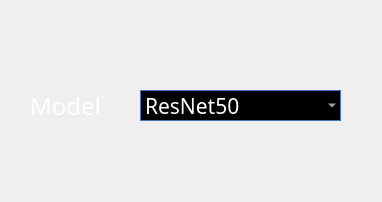
          <widget class="QWidget" name="scrollAreaWidgetContents">
           <property name="geometry">
            <rect>
             <x>0</x>
             <y>0</y>
             <width>382</width>
             <height>202</height>
            </rect>
           </property>
           <layout class="QHBoxLayout" name="horizontalLayout_5">
            <property name="spacing">
             <number>0</number>
            </property>
            <property name="leftMargin">
             <number>0</number>
            </property>
            <property name="topMargin">
             <number>0</number>
            </property>
            <property name="rightMargin">
             <number>0</number>
            </property>
            <property name="bottomMargin">
             <number>0</number>
            </property>
            <item>
             <widget class="QWidget" name="widget_8" native="true">
              <property name="styleSheet">
               <string notr="true">border-image: url(:/ui_img/train_ADModel.png);
background-color: rgba(255, 255, 255, 0);</string>
              </property>
              <layout class="QHBoxLayout" name="horizontalLayout_6">
               <property name="spacing">
                <number>0</number>
               </property>
               <property name="leftMargin">
                <number>0</number>
               </property>
               <property name="topMargin">
                <number>0</number>
               </property>
               <property name="rightMargin">
                <number>0</number>
               </property>
               <property name="bottomMargin">
                <number>0</number>
               </property>
               <item>
                <widget class="QWidget" name="widget" native="true">
                 <property name="minimumSize">
                  <size>
                   <width>382</width>
                   <height>202</height>
                  </size>
                 </property>
                 <property name="styleSheet">
                  <string notr="true">border-image: url(:/ui_img/trans.png);
background-color: rgba(255, 255, 255, 0);</string>
                 </property>
                 <widget class="QComboBox" name="comboBox_model">
                  <property name="geometry">
                   <rect>
                    <x>140</x>
                    <y>90</y>
                    <width>201</width>
                    <height>31</height>
                   </rect>
                  </property>
                  <property name="font">
                   <font>
                    <family>Dubai</family>
                    <pointsize>16</pointsize>
                   </font>
                  </property>
                  <property name="autoFillBackground">
                   <bool>false</bool>
                  </property>
                  <property name="styleSheet">
                   <string notr="true">background-color: rgb(0, 0, 0);
border: 1px solid rgb(68,114,196);
color: rgb(255,255,255);</string>
                  </property>
                  <property name="frame">
                   <bool>true</bool>
                  </property>
                  <item>
                   <property name="text">
                    <string>ResNet50</string>
                   </property>
                  </item>
                 </widget>
                 <widget class="QLabel" name="label_14">
                  <property name="geometry">
                   <rect>
                    <x>30</x>
                    <y>80</y>
                    <width>71</width>
                    <height>51</height>
                   </rect>
                  </property>
                  <property name="font">
                   <font>
                    <family>Dubai</family>
                    <pointsize>18</pointsize>
                    <weight>50</weight>
                    <bold>false</bold>
                   </font>
                  </property>
                  <property name="styleSheet">
                   <string notr="true">color: rgb(255,255,255);</string>
                  </property>
                  <property name="lineWidth">
                   <number>6</number>
                  </property>
                  <property name="text">
                   <string>Model</string>
                  </property>
                 </widget>
                </widget>
               </item>
              </layout>
             </widget>
            </item>
           </layout>
          </widget>
